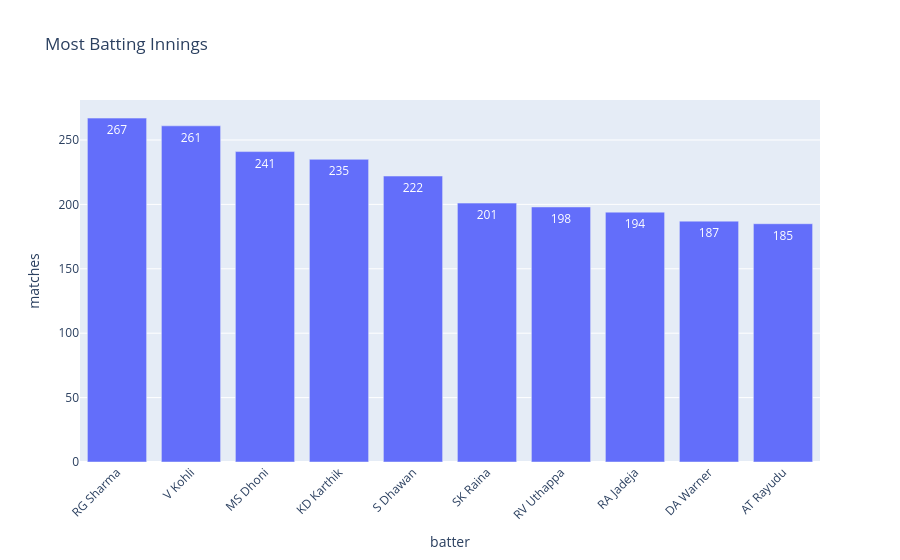

Write notebook code for a chart like this one.
### Code cell
top_batters = batter["batter"].value_counts().head(10).reset_index()
top_batters.columns = ["batter", "matches"]

fig = px.bar(
    top_batters,
    x="batter",
    y="matches",
    title="Most Batting Innings",
    text="matches"
)
fig.update_xaxes(tickangle=315)
fig.show()

### Figure 1 — Plotly figure (JSON) as saved in the notebook; plotly's stock layout.template omitted (floating-point values rounded to 4 significant figures)
{"data": [{"hovertemplate": "batter=%{x}<br>matches=%{text}<extra></extra>", "legendgroup": "", "marker": {"color": "#636efa", "pattern": {"shape": ""}}, "name": "", "orientation": "v", "showlegend": false, "text": [267.0, 261.0, 241.0, 235.0, 222.0, 201.0, 198.0, 194.0, 187.0, 185.0], "textposition": "auto", "type": "bar", "x": ["RG Sharma", "V Kohli", "MS Dhoni", "KD Karthik", "S Dhawan", "SK Raina", "RV Uthappa", "RA Jadeja", "DA Warner", "AT Rayudu"], "xaxis": "x", "y": [267, 261, 241, 235, 222, 201, 198, 194, 187, 185], "yaxis": "y"}], "layout": {"barmode": "relative", "legend": {"tracegroupgap": 0}, "title": {"text": "Most Batting Innings"}, "xaxis": {"anchor": "y", "domain": [0, 1], "tickangle": -45, "title": {"text": "batter"}}, "yaxis": {"anchor": "x", "domain": [0, 1], "title": {"text": "matches"}}}}
